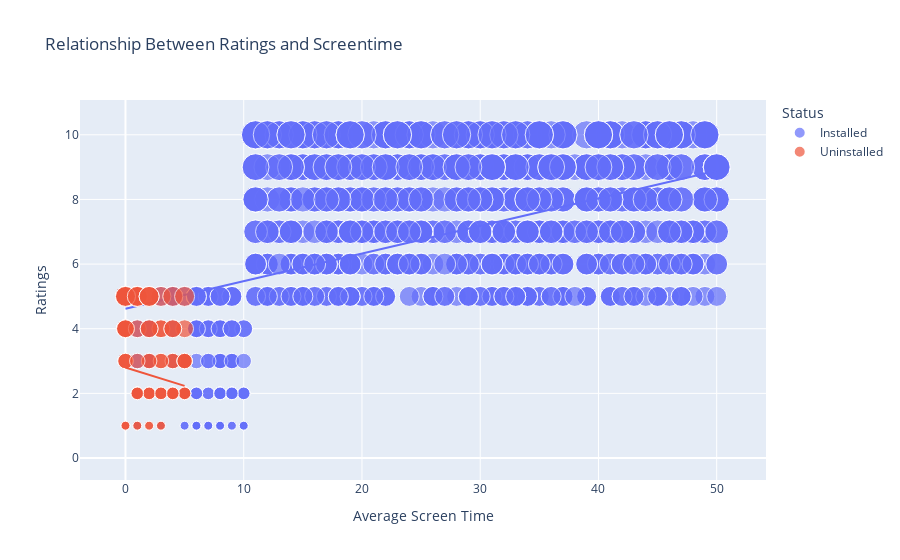

Write notebook code for a chart like this one.
### Code cell
# displaying the graph
figure.show()

### Figure 1 — Plotly figure (JSON) as saved in the notebook; plotly's stock layout.template omitted (floating-point values rounded to 4 significant figures; data arrays with more than 128 entries replaced by an {"elided": "..."} marker saying what was removed)
{"data": [{"hovertemplate": "Status=Installed<br>Average Screen Time=%{x}<br>Ratings=%{marker.size}<extra></extra>", "legendgroup": "Installed", "marker": {"color": "#636efa", "size": {"elided": "916 int values"}, "sizemode": "area", "sizeref": 0.025, "symbol": "circle"}, "mode": "markers", "name": "Installed", "orientation": "v", "showlegend": true, "type": "scatter", "x": {"elided": "916 int values"}, "xaxis": "x", "y": {"elided": "916 int values"}, "yaxis": "y"}, {"hovertemplate": "<b>OLS trendline</b><br>Ratings = 0.0854571 * Average Screen Time + 4.6178<br>R<sup>2</sup>=0.204850<br><br>Status=Installed<br>Average Screen Time=%{x}<br>Ratings=%{y} <b>(trend)</b><extra></extra>", "legendgroup": "Installed", "marker": {"color": "#636efa", "symbol": "circle"}, "mode": "lines", "name": "Installed", "showlegend": false, "type": "scatter", "x": {"elided": "916 int values"}, "xaxis": "x", "y": {"elided": "916 float values"}, "yaxis": "y"}, {"hovertemplate": "Status=Uninstalled<br>Average Screen Time=%{x}<br>Ratings=%{marker.size}<extra></extra>", "legendgroup": "Uninstalled", "marker": {"color": "#EF553B", "size": [4, 1, 2, 5, 2, 3, 4, 5, 0, 4, 1, 0, 2, 2, 0, 2, 3, 3, 0, 1, 0, 4, 5, 4, 5, 0, 2, 4, 0, 1, 4, 4, 5, 0, 2, 3, 0, 3, 0, 2, 4, 0, 5, 5, 4, 2, 3, 2, 3, 0, 3, 5, 0, 2, 2, 3, 1, 5, 1, 2, 2, 1, 0, 5, 5, 4, 2, 2, 5, 2, 2, 2, 3, 1, 3, 3, 4, 4, 3, 1, 5, 3, 5], "sizemode": "area", "sizeref": 0.025, "symbol": "circle"}, "mode": "markers", "name": "Uninstalled", "orientation": "v", "showlegend": true, "type": "scatter", "x": [0, 1, 4, 3, 5, 5, 0, 1, 1, 3, 0, 3, 2, 1, 3, 3, 3, 4, 4, 1, 2, 0, 1, 3, 4, 3, 4, 0, 0, 2, 1, 5, 0, 5, 1, 4, 4, 0, 4, 5, 4, 0, 5, 0, 2, 2, 5, 5, 2, 1, 5, 0, 2, 1, 5, 0, 0, 1, 2, 3, 4, 3, 1, 0, 1, 0, 4, 2, 2, 3, 4, 1, 3, 3, 0, 5, 2, 4, 2, 0, 2, 1, 2], "xaxis": "x", "y": [4, 1, 2, 5, 2, 3, 4, 5, 0, 4, 1, 0, 2, 2, 0, 2, 3, 3, 0, 1, 0, 4, 5, 4, 5, 0, 2, 4, 0, 1, 4, 4, 5, 0, 2, 3, 0, 3, 0, 2, 4, 0, 5, 5, 4, 2, 3, 2, 3, 0, 3, 5, 0, 2, 2, 3, 1, 5, 1, 2, 2, 1, 0, 5, 5, 4, 2, 2, 5, 2, 2, 2, 3, 1, 3, 3, 4, 4, 3, 1, 5, 3, 5], "yaxis": "y"}, {"hovertemplate": "<b>OLS trendline</b><br>Ratings = -0.11416 * Average Screen Time + 2.80212<br>R<sup>2</sup>=0.013482<br><br>Status=Uninstalled<br>Average Screen Time=%{x}<br>Ratings=%{y} <b>(trend)</b><extra></extra>", "legendgroup": "Uninstalled", "marker": {"color": "#EF553B", "symbol": "circle"}, "mode": "lines", "name": "Uninstalled", "showlegend": false, "type": "scatter", "x": [0, 0, 0, 0, 0, 0, 0, 0, 0, 0, 0, 0, 0, 0, 0, 0, 0, 1, 1, 1, 1, 1, 1, 1, 1, 1, 1, 1, 1, 1, 1, 1, 2, 2, 2, 2, 2, 2, 2, 2, 2, 2, 2, 2, 2, 2, 3, 3, 3, 3, 3, 3, 3, 3, 3, 3, 3, 3, 3, 4, 4, 4, 4, 4, 4, 4, 4, 4, 4, 4, 4, 4, 5, 5, 5, 5, 5, 5, 5, 5, 5, 5, 5], "xaxis": "x", "y": [2.802, 2.802, 2.802, 2.802, 2.802, 2.802, 2.802, 2.802, 2.802, 2.802, 2.802, 2.802, 2.802, 2.802, 2.802, 2.802, 2.802, 2.688, 2.688, 2.688, 2.688, 2.688, 2.688, 2.688, 2.688, 2.688, 2.688, 2.688, 2.688, 2.688, 2.688, 2.688, 2.574, 2.574, 2.574, 2.574, 2.574, 2.574, 2.574, 2.574, 2.574, 2.574, 2.574, 2.574, 2.574, 2.574, 2.46, 2.46, 2.46, 2.46, 2.46, 2.46, 2.46, 2.46, 2.46, 2.46, 2.46, 2.46, 2.46, 2.345, 2.345, 2.345, 2.345, 2.345, 2.345, 2.345, 2.345, 2.345, 2.345, 2.345, 2.345, 2.345, 2.231, 2.231, 2.231, 2.231, 2.231, 2.231, 2.231, 2.231, 2.231, 2.231, 2.231], "yaxis": "y"}], "layout": {"legend": {"itemsizing": "constant", "title": {"text": "Status"}, "tracegroupgap": 0}, "title": {"text": "Relationship Between Ratings and Screentime"}, "xaxis": {"anchor": "y", "domain": [0, 1], "title": {"text": "Average Screen Time"}}, "yaxis": {"anchor": "x", "domain": [0, 1], "title": {"text": "Ratings"}}}}
